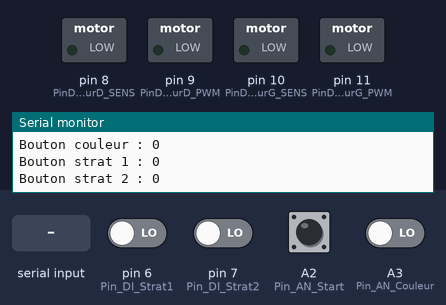
Bench run of a sketch on a simulated Arduino Nano, built with avr-gcc and run on an emulated ATmega328P. On the bench: switched loads named in the sketch (green lamp = pin HIGH), the last lines printed to the serial monitor. The test bench sets the inputs (shaded band); at power-on: A2 (Pin_AN_Start), A3 (Pin_AN_Couleur), pin 6 (Pin_DI_Strat1), pin 7 (Pin_DI_Strat2) LOW.

Above: at 1.5 s.
1.6 s: "a" received over Serial
At 3.0 s:
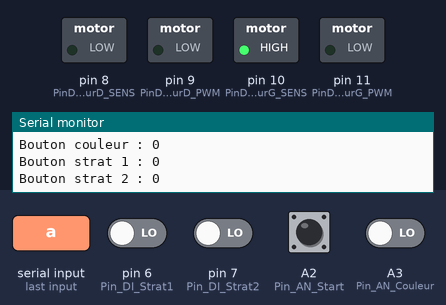
3.5 s: "b" received over Serial
At 4.0 s:
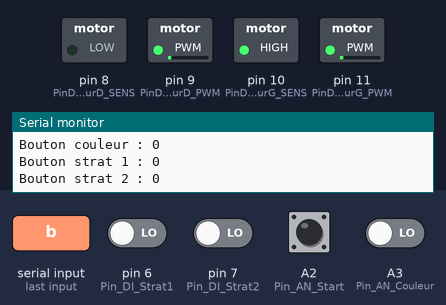
5.1 s: "c" received over Serial
At 6.2 s:
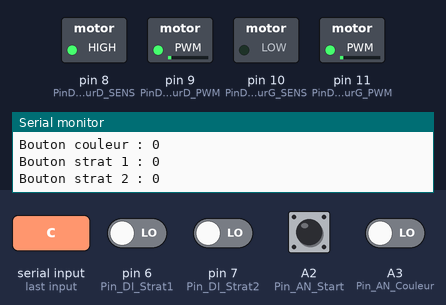
6.6 s: "d" received over Serial
At 7.2 s:
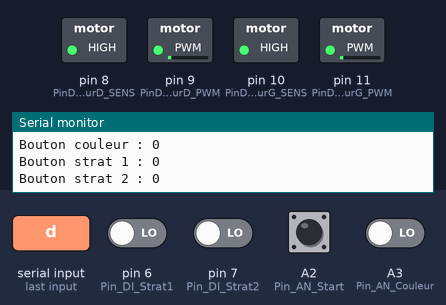
8.2 s: "e" received over Serial
At 9.6 s:
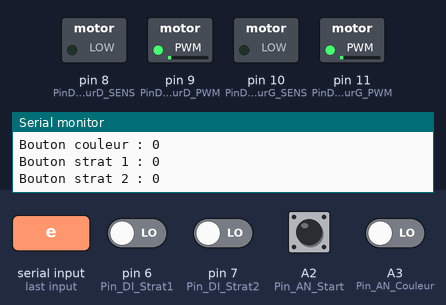
Timing chart, 0 to 10.8 s (numbered marks = the images above; inputs shaded):
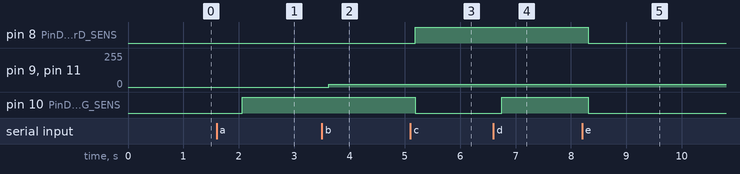

Measured:
- after the input at 1.6 s, pin 10 (PinDi_MoteurG_SENS): LOW → HIGH after 0.46 s
- after the input at 3.5 s, pin 9 (PinDi_MoteurD_PWM), pin 11 (PinDi_MoteurG_PWM): 0/255 → 20/255 after 0.12 s
- after the input at 5.1 s, pin 8 (PinDi_MoteurD_SENS): LOW → HIGH after 0.09 s; pin 10 (PinDi_MoteurG_SENS): HIGH → LOW after 0.09 s
- after the input at 6.6 s, pin 10 (PinDi_MoteurG_SENS): LOW → HIGH after 0.15 s
- after the input at 8.2 s, pin 8 (PinDi_MoteurD_SENS), pin 10 (PinDi_MoteurG_SENS): HIGH → LOW after 0.12 s

The sketch:

MZ_slave.ino
```cpp
// prgramme de test  Mark zero Slave

int DEBUG = 1;
int vitesse = 0;

// bumpers
const int Pin_AN_Start = A2;
const int Pin_AN_Couleur = A3;
const int Pin_DI_Strat1 = 6;
const int Pin_DI_Strat2 = 7;
const int Pin_AN_RecalageGauche = A6;
const int Pin_AN_RecalageDroite = A7;

// sonar
const int Pin_AN_SonarG = A1;
const int Pin_AN_SonarD = A0;

// Moteur
const int PinDi_MoteurD_SENS = 8;
const int PinDi_MoteurD_PWM = 9;
const int PinDi_MoteurG_SENS = 10;
const int PinDi_MoteurG_PWM = 11;

// ODOs
const int PinDi_ODO_G_A = 2; //interruption
const int PinDi_ODO_G_B = 4;
const int PinDi_ODO_D_A = 3; //interruption
const int PinDi_ODO_D_B = 5;

int state_START = HIGH;
int state_COLOR = HIGH;
int state_STRAT1= HIGH;
int state_STRAT2 = HIGH;
const int AVANT=1; // constante sens moteur
const int ARRIERE=0; // constante sens moteur

void setup()
{
  Serial.begin(9600);
  pinMode(Pin_AN_Start, INPUT);
  pinMode(Pin_AN_Couleur, INPUT);
  pinMode(Pin_DI_Strat1, INPUT);
  pinMode(Pin_DI_Strat2, INPUT);
  pinMode(PinDi_MoteurD_SENS, OUTPUT);
  pinMode(PinDi_MoteurG_SENS, OUTPUT);
  pinMode(PinDi_MoteurD_PWM, OUTPUT);
  pinMode(PinDi_MoteurG_PWM, OUTPUT);
}

void loop()
{
  // read mesure
  state_START = digitalRead(Pin_AN_Start);
  state_COLOR = digitalRead(Pin_AN_Couleur);
  state_STRAT1= digitalRead(Pin_DI_Strat1);
  state_STRAT2 = digitalRead(Pin_DI_Strat2);

  if(DEBUG){
    Serial.print("Bouton start : ");
    Serial.println(state_START);
    Serial.print("Bouton couleur : ");
    Serial.println(state_COLOR);
    Serial.print("Bouton strat 1 : ");
    Serial.println(state_STRAT1);
    Serial.print("Bouton strat 2 : ");
    Serial.println(state_STRAT2);
    Serial.println();
    delay(500);
  }


  if (Serial.available() > 0) {
     int inByte = Serial.read();

     switch (inByte) {

     // stop
     case 'a':
       vitesse = 0;
       analogWrite(PinDi_MoteurD_PWM, vitesse);
       analogWrite(PinDi_MoteurG_PWM, vitesse);
       digitalWrite(PinDi_MoteurD_SENS, 0);
       digitalWrite(PinDi_MoteurG_SENS, 1);
       Serial.println("arret moteur");
       break;


     // avant
     case 'b':
       vitesse = 20;
       analogWrite(PinDi_MoteurD_PWM, vitesse);
       analogWrite(PinDi_MoteurG_PWM, vitesse);
       digitalWrite(PinDi_MoteurD_SENS, 0);
       digitalWrite(PinDi_MoteurG_SENS, 1);
       Serial.println("marche avant");
       break;


     // arriere
     case 'c':
       vitesse = 20;
       analogWrite(PinDi_MoteurD_PWM, vitesse);
       analogWrite(PinDi_MoteurG_PWM, vitesse);
       digitalWrite(PinDi_MoteurD_SENS, 1);
       digitalWrite(PinDi_MoteurG_SENS, 0);
       Serial.println("marche arriere");
       break;


     // rotation horaire
     case 'd':
       vitesse = 20;
       analogWrite(PinDi_MoteurD_PWM, vitesse);
       analogWrite(PinDi_MoteurG_PWM, vitesse);
       digitalWrite(PinDi_MoteurD_SENS, 1);
       digitalWrite(PinDi_MoteurG_SENS, 1);
       Serial.println("rotation horaire");
       break;


      // rotation trigo
     case 'e':
       vitesse = 20;
       analogWrite(PinDi_MoteurD_PWM, vitesse);
       analogWrite(PinDi_MoteurG_PWM, vitesse);
       digitalWrite(PinDi_MoteurG_SENS, 0);
       digitalWrite(PinDi_MoteurD_SENS, 0);
       Serial.println("rotation trigo");
       break;
     }

  }

}
```
